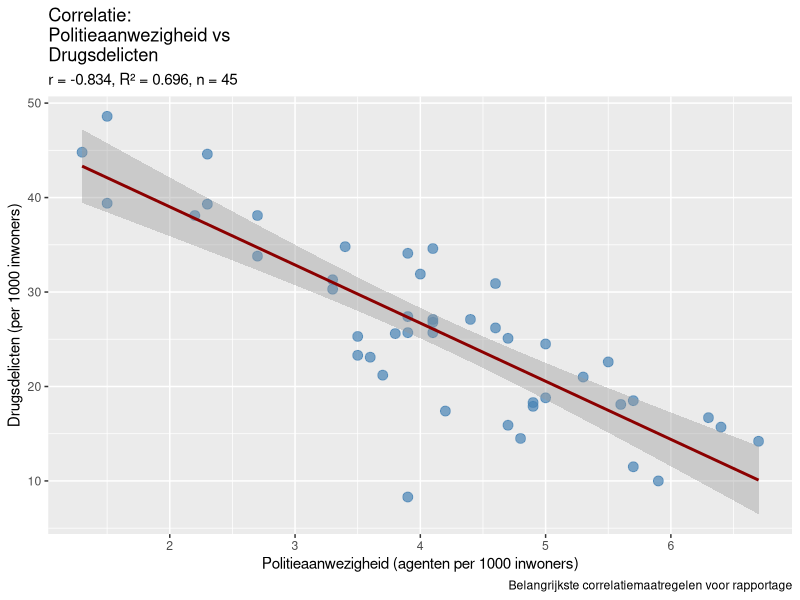
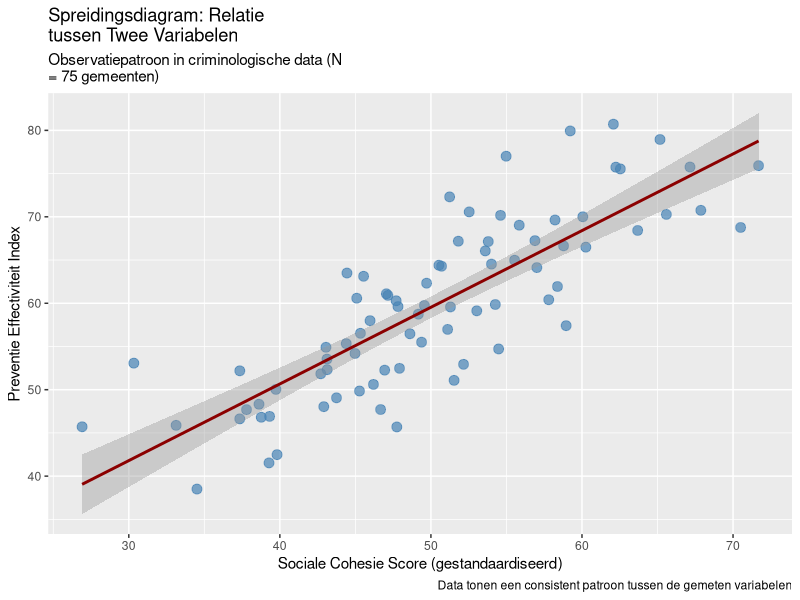
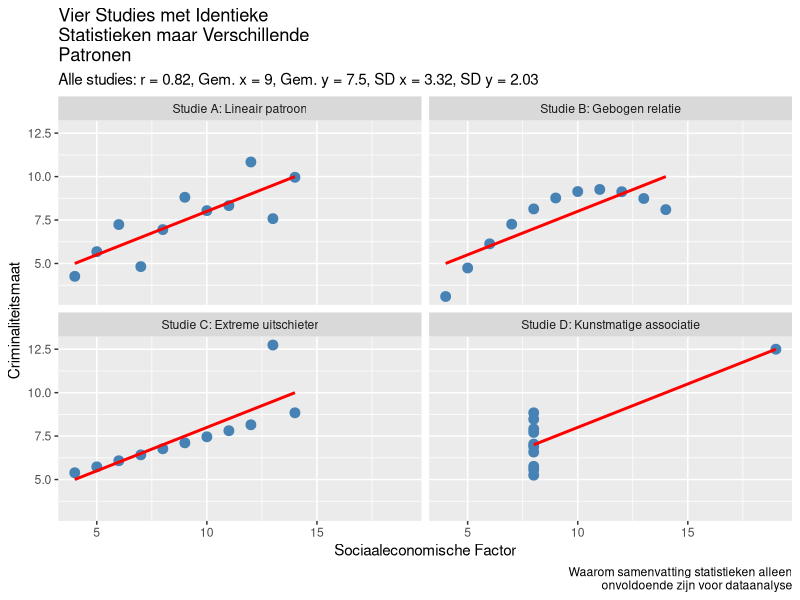
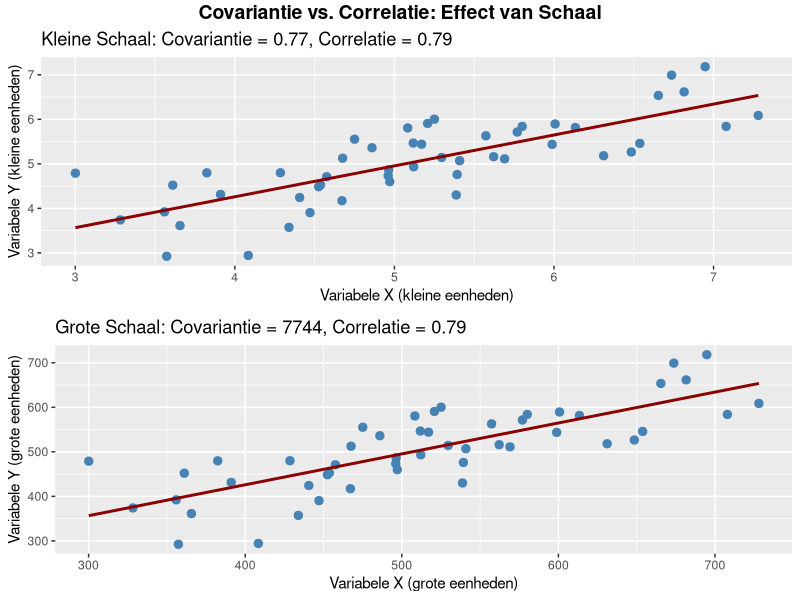
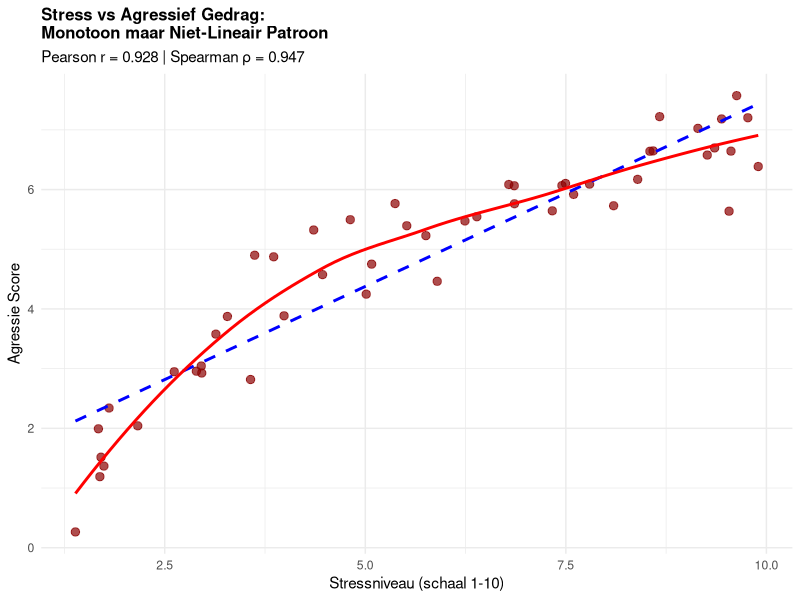
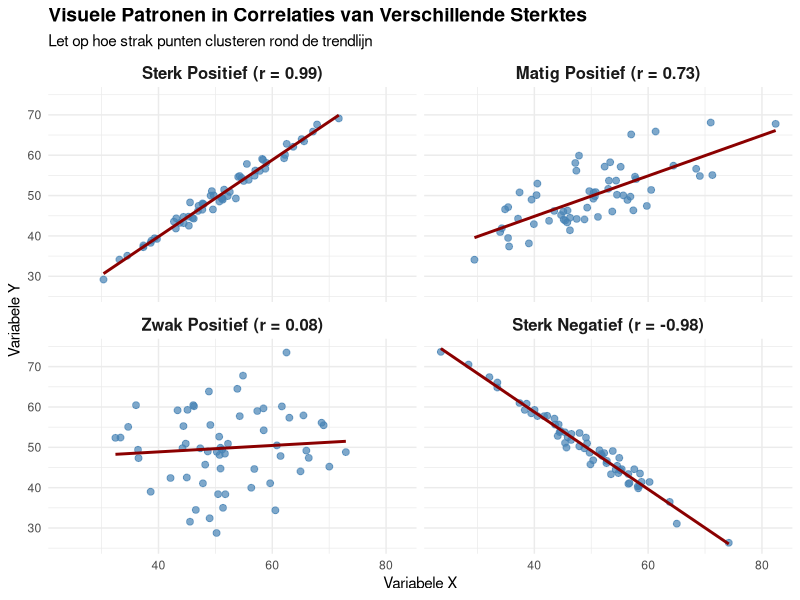
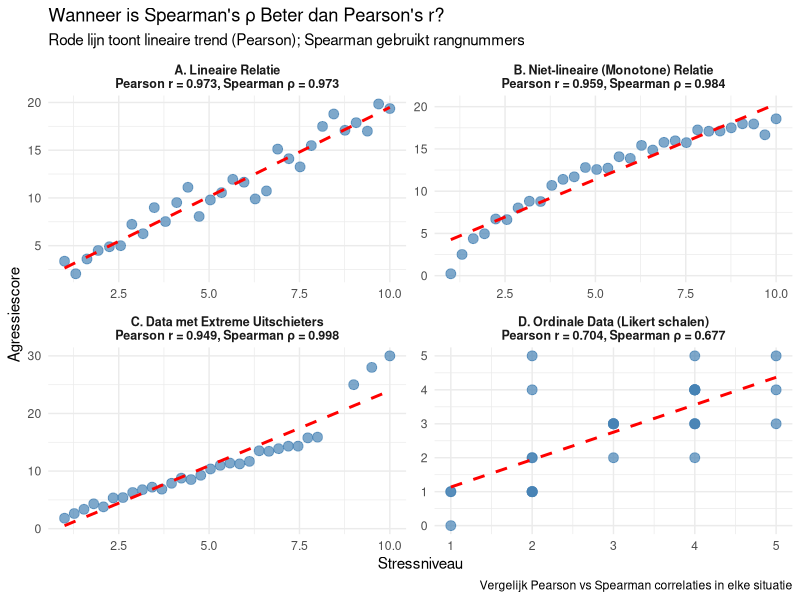
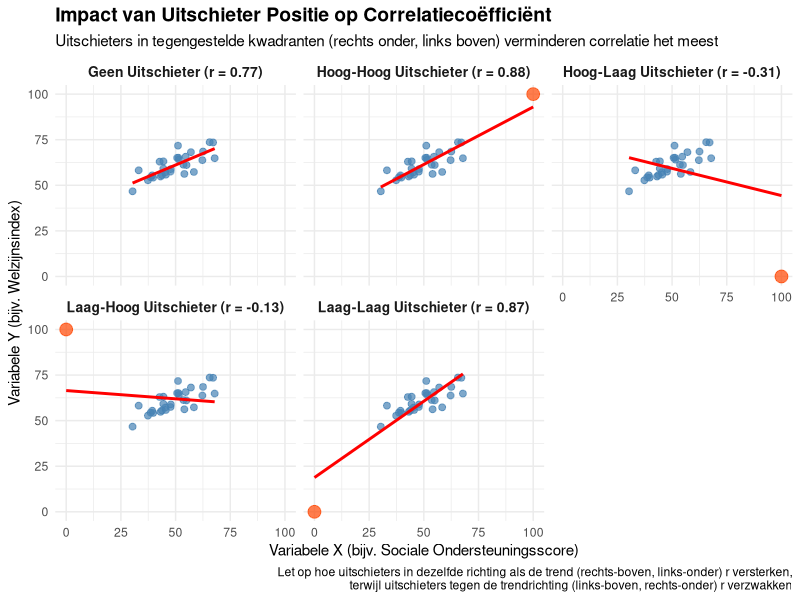

Generate these figures, in order, with R:
## ---- chunk 1
knitr::opts_chunk$set(echo = FALSE, message = FALSE, warning = FALSE, fig.show = 'asis', results = 'hide')
library(knitr)
library(kableExtra)
library(ggplot2)
library(dplyr)
library(flextable)
library(gridExtra)
options(knitr.kable.NA = '')

# Set Dutch locale for R outputs (if available)
Sys.setlocale("LC_TIME", "Dutch")
Sys.setlocale("LC_NUMERIC", "Dutch")

# Function to save plots to Dodona directories
save_dodona_image <- function(plot_obj, question_number, filename = NULL, width = 5, height = 3.5) {
  if (is.null(filename)) {
    filename <- paste0("question_3.", question_number, ".png")
  }
  
  # Define the path to the appropriate Dodona directory
  question_dirs <- c(
    "3" = "3.3 Correlatie - Belangrijkste maatregelen",
    "8" = "3.8 Correlatie - Interpreteer correlatie", 
    "9" = "3.9 Correlatie - Wat correlatie vertelt",
    "11" = "3.11 Correlatie - Visualisatie belang",
    "12" = "3.12 Correlatie - Covariantie verschillen",
    "14" = "3.14 Correlatie - Pearson vs Spearman",
    "15" = "3.15 Correlatie - Richting en kracht",
    "18" = "3.18 Correlatie - Wanneer welke correlatie",
    "19" = "3.19 Correlatie - Impact uitschieters",
    "21" = "3.21 Correlatie - Correlatie interpretatie",
    "23" = "3.23 Correlatie - Correlatie aannames"
  )
  
  if (as.character(question_number) %in% names(question_dirs)) {
    dir_name <- question_dirs[as.character(question_number)]
    image_path <- file.path("..", dir_name, "description", "media", filename)
    
    # Create directory if it doesn't exist
    dir.create(dirname(image_path), recursive = TRUE, showWarnings = FALSE)
    
    # Save the plot with custom dimensions
    ggsave(image_path, plot_obj, width = 3, height = 4, dpi = 300, bg = "white")
    cat("Saved image:", image_path, "with dimensions:", 3, "x", 4, "\n")
  }
}

# Function to translate common R statistical terms to Dutch
translate_stats <- function(english_term) {
  translations <- c(
    "Mean" = "Gemiddelde",
    "Standard Deviation" = "Standaardafwijking", 
    "Variance" = "Variantie",
    "Correlation" = "Correlatie",
    "p-value" = "p-waarde",
    "Significant" = "Significant",
    "Not significant" = "Niet significant",
    "Sample size" = "Steekproefomvang"
  )
  return(translations[english_term])
}

# Standard theme for all correlation exercise images (matches reference style)
standard_dodona_theme <- function() {
  theme_minimal() +
    theme(
      panel.background = element_rect(fill = "white", color = NA),
      plot.background = element_rect(fill = "white", color = NA),
      panel.grid.major = element_line(color = "lightgray", size = 0.5),
      panel.grid.minor = element_line(color = "lightgray", size = 0.3),
      text = element_text(size = 8, family = "Arial"),
      plot.title = element_text(size = 9, hjust = 0.5, face = "bold"),
      plot.subtitle = element_text(size = 8, hjust = 0.5),
      axis.title = element_text(size = 8),
      axis.text = element_text(size = 7),
      strip.text = element_text(size = 8, face = "bold"),
      legend.position = "bottom",
      legend.text = element_text(size = 7),
      legend.title = element_text(size = 8)
    )
}

# Function to wrap long titles to fit in smaller images
wrap_title <- function(title, width = 30) {
  # Split title into words
  words <- strsplit(title, " ")[[1]]
  lines <- character()
  current_line <- ""
  
  for (word in words) {
    if (nchar(paste(current_line, word)) <= width) {
      current_line <- ifelse(current_line == "", word, paste(current_line, word))
    } else {
      if (current_line != "") {
        lines <- c(lines, current_line)
        current_line <- word
      } else {
        lines <- c(lines, word)
        current_line <- ""
      }
    }
  }
  
  if (current_line != "") {
    lines <- c(lines, current_line)
  }
  
  return(paste(lines, collapse = "\n"))
}
## ---- chunk 2
# Maak realistische criminologische data met slechts 2 variabelen
set.seed(42)
n <- 45  # Nederlandse gemeenten

# Genereer gecorreleerde criminaliteitsdata
politie <- round(rnorm(n, mean=4.2, sd=1.1), 1)
drugs <- round(25 + rnorm(n, sd=6) - 2.5*scale(politie)[,1]*3, 1)

# Maak dataframe
crime_data <- data.frame(
  "Politieaanwezigheid" = politie,
  "Drugsdelicten" = drugs
)

# DESCRIPTIVE STATISTICS
cat("=== DESCRIPTIVE STATISTICS ===\n\n")

cat("Politieaanwezigheid (agenten per 1000 inwoners):\n")
cat(paste("  Mean (M):", round(mean(crime_data$Politieaanwezigheid), 2), "\n"))
cat(paste("  Standard Deviation (SD):", round(sd(crime_data$Politieaanwezigheid), 2), "\n"))
cat(paste("  Variance:", round(var(crime_data$Politieaanwezigheid), 2), "\n\n"))

cat("Drugsdelicten (per 1000 inwoners):\n")
cat(paste("  Mean (M):", round(mean(crime_data$Drugsdelicten), 2), "\n"))
cat(paste("  Standard Deviation (SD):", round(sd(crime_data$Drugsdelicten), 2), "\n"))
cat(paste("  Variance:", round(var(crime_data$Drugsdelicten), 2), "\n\n"))

# CORRELATION ANALYSIS
cat("=== CORRELATION ANALYSIS ===\n\n")

# Bereken correlatie
r_value <- round(cor(crime_data$Politieaanwezigheid, crime_data$Drugsdelicten), 3)
r_squared <- round(r_value^2, 3)

# Voer significantietest uit
test_result <- cor.test(crime_data$Politieaanwezigheid, crime_data$Drugsdelicten)
p_value <- round(test_result$p.value, 4)

cat(paste("Correlation coefficient (r):", r_value, "\n"))
cat(paste("Coefficient of determination (R²):", r_squared, "\n"))
cat(paste("Explained variance:", round(r_squared * 100, 1), "%\n"))
cat(paste("Sample size (n):", n, "\n"))
cat(paste("p-value:", p_value, "\n"))

if(p_value < 0.001) {
  cat("Significance: p < .001 ***\n")
} else if(p_value < 0.01) {
  cat("Significance: p < .01 **\n")
} else if(p_value < 0.05) {
  cat("Significance: p < .05 *\n")
} else {
  cat("Significance: not significant (p > .05)\n")
}

# Create visualization for Q3.3
p_q3 <- ggplot(crime_data, aes(x = Politieaanwezigheid, y = Drugsdelicten)) +
  geom_point(color = "steelblue", size = 3, alpha = 0.7) +
  geom_smooth(method = "lm", formula = y ~ x, se = TRUE, color = "darkred") +
  labs(
    title = wrap_title("Correlatie: Politieaanwezigheid vs Drugsdelicten"),
    subtitle = paste0("r = ", r_value, ", R² = ", r_squared, ", n = ", n),
    x = "Politieaanwezigheid (agenten per 1000 inwoners)",
    y = "Drugsdelicten (per 1000 inwoners)",
    caption = "Belangrijkste correlatiemaatregelen voor rapportage"
  )

# Display and save the plot
print(p_q3)

# Save to Dodona directory
save_dodona_image(p_q3, 3)
## ---- chunk 3
# Genereer voorbeeldgegevens voor positieve correlatie van 0,75
set.seed(123)
n <- 80
x <- rnorm(n, 50, 10)
y <- 0.75 * scale(x)[,1] * 10 + rnorm(n, 60, 6)

# Maak data frame
pos_cor_data <- data.frame(
  Variable_X = x,
  Variable_Y = y
)

# Bereken correlatie en R-kwadraat
r_value <- round(cor(x, y), 2)
r_squared <- round(r_value^2 * 100, 1)

# Maak visualisatie
p_q8 <- ggplot(pos_cor_data, aes(x = Variable_X, y = Variable_Y)) +
  geom_point(color = "steelblue", size = 3, alpha = 0.7) +
  geom_smooth(method = "lm", formula = y ~ x, se = TRUE, color = "darkred") +
  labs(
    title = wrap_title("Spreidingsdiagram: Relatie tussen Twee Variabelen"),
    subtitle = wrap_title("Observatiepatroon in criminologische data (N = 75 gemeenten)", 45),
    x = "Sociale Cohesie Score (gestandaardiseerd)",
    y = "Preventie Effectiviteit Index",
    caption = "Data tonen een consistent patroon tussen de gemeten variabelen"
  )

# Display the plot
print(p_q8)

# Save to Dodona directory
save_dodona_image(p_q8, 8)
## ---- chunk 4
library(tidyr)
library(dplyr)

# Recreate identical statistics with different patterns
data_x1 <- c(10, 8, 13, 9, 11, 14, 6, 4, 12, 7, 5)
data_y1 <- c(8.04, 6.95, 7.58, 8.81, 8.33, 9.96, 7.24, 4.26, 10.84, 4.82, 5.68)
data_x2 <- c(10, 8, 13, 9, 11, 14, 6, 4, 12, 7, 5)
data_y2 <- c(9.14, 8.14, 8.74, 8.77, 9.26, 8.10, 6.13, 3.10, 9.13, 7.26, 4.74)
data_x3 <- c(10, 8, 13, 9, 11, 14, 6, 4, 12, 7, 5)
data_y3 <- c(7.46, 6.77, 12.74, 7.11, 7.81, 8.84, 6.08, 5.39, 8.15, 6.42, 5.73)
data_x4 <- c(8, 8, 8, 8, 8, 8, 8, 19, 8, 8, 8)
data_y4 <- c(6.58, 5.76, 7.71, 8.84, 8.47, 7.04, 5.25, 12.50, 5.56, 7.91, 6.89)

# Calculate statistics (they're identical for all datasets)
corr <- round(cor(data_x1, data_y1), 2)
mean_x <- round(mean(data_x1), 2)
mean_y <- round(mean(data_y1), 2)
sd_x <- round(sd(data_x1), 2)
sd_y <- round(sd(data_y1), 2)

# Combine the data
data_df <- data.frame(
  x1 = data_x1, y1 = data_y1,
  x2 = data_x2, y2 = data_y2,
  x3 = data_x3, y3 = data_y3,
  x4 = data_x4, y4 = data_y4
)

# Transform to long format for easier plotting
data_long <- data_df %>%
  mutate(id = row_number()) %>%
  gather(key, value, -id) %>%
  separate(key, c("axis", "dataset"), sep = 1) %>%
  spread(axis, value) %>%
  select(dataset, id, x, y)

# Create descriptive names for the datasets
dataset_names <- c(
  "1" = "Studie A: Lineair patroon",
  "2" = "Studie B: Gebogen relatie",
  "3" = "Studie C: Extreme uitschieter",
  "4" = "Studie D: Kunstmatige associatie"
)

# Plot the data
p_q11 <- ggplot(data_long, aes(x = x, y = y)) +
  geom_point(size = 3, color = "steelblue") +
  geom_smooth(method = "lm", se = FALSE, color = "red", formula = y ~ x) +
  facet_wrap(~ dataset, ncol = 2, labeller = labeller(dataset = dataset_names)) +
  labs(
    title = wrap_title("Vier Studies met Identieke Statistieken maar Verschillende Patronen", 35),
    subtitle = paste0("Alle studies: r = ", corr, ", Gem. x = ", mean_x, 
                      ", Gem. y = ", mean_y, ", SD x = ", sd_x, ", SD y = ", sd_y),
    caption = wrap_title("Waarom samenvatting statistieken alleen onvoldoende zijn voor dataanalyse", 50),
    x = "Sociaaleconomische Factor",
    y = "Criminaliteitsmaat"
  )

# Display and save the plot
print(p_q11)

# Save to Dodona directory
save_dodona_image(p_q11, 11)
## ---- chunk 5
# Genereer twee datasets met dezelfde correlatie maar verschillende schalen
set.seed(456)
n <- 50

# Dataset 1: Kleine schaal variabelen
x1 <- rnorm(n, 5, 1)
y1 <- 0.7 * scale(x1)[,1] * 1 + rnorm(n, 5, 0.6)
cov1 <- round(cov(x1, y1), 2)
cor1 <- round(cor(x1, y1), 2)

# Dataset 2: Grote schaal variabelen
x2 <- x1 * 100  # Zelfde patroon maar 100x schaal
y2 <- y1 * 100  # Zelfde patroon maar 100x schaal
cov2 <- round(cov(x2, y2), 0)
cor2 <- round(cor(x2, y2), 2)

# Maak gecombineerd data frame
kleine_schaal <- data.frame(x = x1, y = y1, dataset = "Kleine Schaal Variabelen")
grote_schaal <- data.frame(x = x2, y = y2, dataset = "Grote Schaal Variabelen (x100)")
alle_data <- rbind(kleine_schaal, grote_schaal)

# Maak vergelijkingstabel
vergelijking <- data.frame(
  Maatstaf = c("Covariantie", "Correlatie"),
  `Kleine_Schaal` = c(paste0(cov1), paste0(cor1)),
  `Grote_Schaal` = c(paste0(cov2), paste0(cor2)),
  Eenheid_Afhankelijkheid = c("Hangt af van eenheden (verandert met schaal)", "Eenheidsvrij (blijft constant)")
)

# Maak visualisatie met twee plots
p1 <- ggplot(kleine_schaal, aes(x = x, y = y)) +
  geom_point(color = "steelblue", size = 2.5) +
  geom_smooth(method = "lm", se = FALSE, color = "darkred", formula = y ~ x) +
  labs(
    title = paste0("Kleine Schaal: Covariantie = ", cov1, ", Correlatie = ", cor1),
    x = "Variabele X (kleine eenheden)",
    y = "Variabele Y (kleine eenheden)"
  )

p2 <- ggplot(grote_schaal, aes(x = x, y = y)) +
  geom_point(color = "steelblue", size = 2.5) +
  geom_smooth(method = "lm", se = FALSE, color = "darkred", formula = y ~ x) +
  labs(
    title = paste0("Grote Schaal: Covariantie = ", cov2, ", Correlatie = ", cor2),
    x = "Variabele X (grote eenheden)",
    y = "Variabele Y (grote eenheden)"
  )

# Combineer plots met gridExtra
library(gridExtra)
p_q12 <- grid.arrange(p1, p2, nrow = 2,
             top = grid::textGrob("Covariantie vs. Correlatie: Effect van Schaal", 
                                  gp = grid::gpar(fontsize = 14, fontface = "bold")))

# Save to Dodona directory
save_dodona_image(p_q12, 12)
## ---- chunk 6
# Maak voorbeelddata voor monotoon maar niet-lineair patroon
set.seed(456)
n <- 50

# Genereer monotoon toenemend maar gebogen patroon (logaritmisch)
stress <- runif(n, 1, 10)
agressie <- 3 * log(stress) + rnorm(n, 0, 0.5)

# Bereken beide correlaties
pearson_r <- round(cor(stress, agressie, method = "pearson"), 3)
spearman_rho <- round(cor(stress, agressie, method = "spearman"), 3)

# Maak vergelijkingsplot
library(ggplot2)
data_plot <- data.frame(stress = stress, agressie = agressie)

ggplot(data_plot, aes(x = stress, y = agressie)) +
  geom_point(color = "darkred", size = 2.5, alpha = 0.7) +
  geom_smooth(method = "lm", se = FALSE, color = "blue", linetype = "dashed", 
              aes(color = "Lineaire lijn (Pearson)")) +
  geom_smooth(method = "loess", se = FALSE, color = "red", linewidth = 1,
              aes(color = "Werkelijke curve")) +
  scale_color_manual(values = c("Lineaire lijn (Pearson)" = "blue", 
                               "Werkelijke curve" = "red")) +
  labs(
    title = wrap_title("Stress vs Agressief Gedrag: Monotoon maar Niet-Lineair Patroon", 35),
    subtitle = paste0("Pearson r = ", pearson_r, " | Spearman ρ = ", spearman_rho),
    x = "Stressniveau (schaal 1-10)",
    y = "Agressie Score",
    color = "Trendlijn Type"
  ) +
  theme_minimal() +
  theme(legend.position = "bottom",
        plot.title = element_text(size = 12, face = "bold"))
## ---- chunk 7
# Maak vier datasets met verschillende correlatiepatronen
set.seed(123)
n <- 60

# Maak data met verschillende correlatiesterktes
maak_data <- function(sterkte, richting="positief") {
  x <- rnorm(n, 50, 10)
  
  if(richting == "positief") {
    factor <- sterkte
  } else {
    factor <- -sterkte
  }
  
  ruis <- (1-abs(sterkte)) * 10
  y <- factor * scale(x)[,1] * 10 + rnorm(n, 50, ruis)
  
  if(sterkte == 0) {
    y <- rnorm(n, 50, 10)  # Geen relatie
  }
  
  return(data.frame(x=x, y=y))
}

# Genereer vier datasets
sterk_pos <- maak_data(0.85, "positief")
matig_pos <- maak_data(0.45, "positief")
zwak_pos <- maak_data(0.15, "positief")
sterk_neg <- maak_data(0.85, "negatief")

# Bereken werkelijke correlaties
cor_sterk_pos <- round(cor(sterk_pos$x, sterk_pos$y), 2)
cor_matig_pos <- round(cor(matig_pos$x, matig_pos$y), 2)
cor_zwak_pos <- round(cor(zwak_pos$x, zwak_pos$y), 2)
cor_sterk_neg <- round(cor(sterk_neg$x, sterk_neg$y), 2)

# Combineer datasets met labels
sterk_pos$sterkte <- paste0("Sterk Positief (r = ", cor_sterk_pos, ")")
matig_pos$sterkte <- paste0("Matig Positief (r = ", cor_matig_pos, ")")
zwak_pos$sterkte <- paste0("Zwak Positief (r = ", cor_zwak_pos, ")")
sterk_neg$sterkte <- paste0("Sterk Negatief (r = ", cor_sterk_neg, ")")

# Combineer alle datasets
alle_data <- rbind(
  transform(sterk_pos, sterkte_orde = 1),
  transform(matig_pos, sterkte_orde = 2),
  transform(zwak_pos, sterkte_orde = 3),
  transform(sterk_neg, sterkte_orde = 4)
)

# Converteer naar factor met specifieke volgorde
alle_data$sterkte <- factor(alle_data$sterkte, 
                           levels = c(paste0("Sterk Positief (r = ", cor_sterk_pos, ")"),
                                      paste0("Matig Positief (r = ", cor_matig_pos, ")"),
                                      paste0("Zwak Positief (r = ", cor_zwak_pos, ")"),
                                      paste0("Sterk Negatief (r = ", cor_sterk_neg, ")")))

# Maak visualisatie
ggplot(alle_data, aes(x = x, y = y)) +
  geom_point(color = "steelblue", size = 2, alpha = 0.7) +
  geom_smooth(method = "lm", se = FALSE, color = "darkred", formula = y ~ x) +
  facet_wrap(~ sterkte, ncol = 2) +
  labs(
    title = "Visuele Patronen in Correlaties van Verschillende Sterktes",
    subtitle = "Let op hoe strak punten clusteren rond de trendlijn",
    x = "Variabele X",
    y = "Variabele Y"
  ) +
  theme_minimal() +
  theme(
    strip.text = element_text(size = 12, face = "bold"),
    plot.title = element_text(size = 14, face = "bold")
  )
## ---- chunk 8
# Genereer verschillende datasets
set.seed(42)
n <- 30

# Dataset 1: Lineaire relatie (Pearson geschikt)
stress_niveau_1 <- seq(1, 10, length.out = n)
agressie_score_1 <- 2 * stress_niveau_1 + rnorm(n, 0, 1)

# Dataset 2: Niet-lineaire maar monotone relatie (Spearman beter)
stress_niveau_2 <- seq(1, 10, length.out = n)
agressie_score_2 <- log(stress_niveau_2) * 8 + rnorm(n, 0, 0.5)

# Dataset 3: Data met uitschieters (Spearman robuuster)
stress_niveau_3 <- c(seq(1, 8, length.out = n-3), 9, 9.5, 10)
agressie_score_3 <- c(stress_niveau_3[1:(n-3)] * 2 + rnorm(n-3, 0, 0.5), 25, 28, 30)  # Extreme uitschieters

# Dataset 4: Ordinale data (Spearman geschikt)
stress_niveau_4 <- round(runif(n, 1, 5))  # Likert schaal 1-5
agressie_score_4 <- round(stress_niveau_4 + rnorm(n, 0, 1))  # Ook ordinaal

# Bereken correlaties voor elke dataset
pearson_1 <- round(cor(stress_niveau_1, agressie_score_1, method = "pearson"), 3)
spearman_1 <- round(cor(stress_niveau_1, agressie_score_1, method = "spearman"), 3)

pearson_2 <- round(cor(stress_niveau_2, agressie_score_2, method = "pearson"), 3)
spearman_2 <- round(cor(stress_niveau_2, agressie_score_2, method = "spearman"), 3)

pearson_3 <- round(cor(stress_niveau_3, agressie_score_3, method = "pearson"), 3)
spearman_3 <- round(cor(stress_niveau_3, agressie_score_3, method = "spearman"), 3)

pearson_4 <- round(cor(stress_niveau_4, agressie_score_4, method = "pearson"), 3)
spearman_4 <- round(cor(stress_niveau_4, agressie_score_4, method = "spearman"), 3)

# Maak data frames
data1 <- data.frame(x = stress_niveau_1, y = agressie_score_1, 
                    type = paste0("A. Lineaire Relatie\nPearson r = ", pearson_1, ", Spearman ρ = ", spearman_1))
data2 <- data.frame(x = stress_niveau_2, y = agressie_score_2, 
                    type = paste0("B. Niet-lineaire (Monotone) Relatie\nPearson r = ", pearson_2, ", Spearman ρ = ", spearman_2))
data3 <- data.frame(x = stress_niveau_3, y = agressie_score_3, 
                    type = paste0("C. Data met Extreme Uitschieters\nPearson r = ", pearson_3, ", Spearman ρ = ", spearman_3))
data4 <- data.frame(x = stress_niveau_4, y = agressie_score_4, 
                    type = paste0("D. Ordinale Data (Likert schalen)\nPearson r = ", pearson_4, ", Spearman ρ = ", spearman_4))

# Combineer alle data
all_data <- rbind(data1, data2, data3, data4)

# Maak plots
p1 <- ggplot(all_data, aes(x = x, y = y)) +
  geom_point(size = 3, color = "steelblue", alpha = 0.7) +
  geom_smooth(method = "lm", se = FALSE, color = "red", linetype = "dashed", formula = y ~ x) +
  facet_wrap(~ type, scales = "free", ncol = 2) +
  labs(
    title = "Wanneer is Spearman's ρ Beter dan Pearson's r?",
    subtitle = "Rode lijn toont lineaire trend (Pearson); Spearman gebruikt rangnummers",
    x = "Stressniveau",
    y = "Agressiescore",
    caption = "Vergelijk Pearson vs Spearman correlaties in elke situatie"
  ) +
  theme_minimal() +
  theme(strip.text = element_text(size = 9, face = "bold"))

print(p1)
## ---- chunk 9
# Maak basisdata met positieve correlatie
set.seed(123)
n <- 30
x_basis <- rnorm(n, 50, 10)
y_basis <- 0.7 * scale(x_basis)[,1] * 8 + rnorm(n, 60, 5)

# Maak datasets met verschillende uitschieters
x_uitschieter1 <- c(x_basis, 100)  # hoog-hoog (rechts boven)
y_uitschieter1 <- c(y_basis, 100)

x_uitschieter2 <- c(x_basis, 0)    # laag-laag (links onder)
y_uitschieter2 <- c(y_basis, 0)

x_uitschieter3 <- c(x_basis, 100)  # hoog-laag (rechts onder)
y_uitschieter3 <- c(y_basis, 0)

x_uitschieter4 <- c(x_basis, 0)    # laag-hoog (links boven)
y_uitschieter4 <- c(y_basis, 100)

# Bereken correlaties
cor1 <- round(cor(x_uitschieter1, y_uitschieter1), 2)
cor2 <- round(cor(x_uitschieter2, y_uitschieter2), 2)
cor3 <- round(cor(x_uitschieter3, y_uitschieter3), 2)
cor4 <- round(cor(x_uitschieter4, y_uitschieter4), 2)
cor_basis <- round(cor(x_basis, y_basis), 2)

# Combineer in één dataframe voor plotten
uitschieter_data <- data.frame(
  dataset = rep(c("Geen Uitschieter", "Hoog-Hoog Uitschieter", 
                 "Laag-Laag Uitschieter", "Hoog-Laag Uitschieter", 
                 "Laag-Hoog Uitschieter"), each=n+1),
  x = c(x_basis, NA, x_uitschieter1, x_uitschieter2, x_uitschieter3, x_uitschieter4),
  y = c(y_basis, NA, y_uitschieter1, y_uitschieter2, y_uitschieter3, y_uitschieter4),
  uitschieter = c(rep(FALSE, n), TRUE, rep(c(rep(FALSE, n), TRUE), 4))
)

# Verwijder de NA rij
uitschieter_data <- uitschieter_data[!is.na(uitschieter_data$x),]

# Voeg correlatie informatie toe
dataset_labels <- c(
  "Geen Uitschieter" = paste0("Geen Uitschieter (r = ", cor_basis, ")"),
  "Hoog-Hoog Uitschieter" = paste0("Hoog-Hoog Uitschieter (r = ", cor1, ")"),
  "Laag-Laag Uitschieter" = paste0("Laag-Laag Uitschieter (r = ", cor2, ")"),
  "Hoog-Laag Uitschieter" = paste0("Hoog-Laag Uitschieter (r = ", cor3, ")"),
  "Laag-Hoog Uitschieter" = paste0("Laag-Hoog Uitschieter (r = ", cor4, ")")
)

# Maak de visualisatie
ggplot(uitschieter_data, aes(x = x, y = y, color = uitschieter)) +
  geom_point(size = ifelse(uitschieter_data$uitschieter, 4, 2), alpha = 0.7) +
  geom_smooth(method = "lm", se = FALSE, color = "red", 
              aes(group = dataset), formula = y ~ x) +
  scale_color_manual(values = c("steelblue", "orangered")) +
  facet_wrap(~ dataset, ncol = 3, labeller = labeller(dataset = dataset_labels)) +
  labs(
    title = "Impact van Uitschieter Positie op Correlatiecoëfficiënt",
    subtitle = "Uitschieters in tegengestelde kwadranten (rechts onder, links boven) verminderen correlatie het meest",
    caption = "Let op hoe uitschieters in dezelfde richting als de trend (rechts-boven, links-onder) r versterken,\nterwijl uitschieters tegen de trendrichting (links-boven, rechts-onder) r verzwakken",
    x = "Variabele X (bijv. Sociale Ondersteuningsscore)",
    y = "Variabele Y (bijv. Welzijnsindex)"
  ) +
  theme_minimal() +
  theme(
    legend.position = "none",
    plot.title = element_text(size = 14, face = "bold"),
    plot.subtitle = element_text(size = 11),
    strip.text = element_text(size = 10, face = "bold")
  )
## ---- chunk 10
# Genereer voorbeelddata die r = 0,40 produceert
set.seed(123)
n <- 100

# Genereer data met gewenste correlatie van 0.40
library(MASS)
mu <- c(0, 0)
sigma <- matrix(c(1, 0.40, 0.40, 1), 2)
data_matrix <- mvrnorm(n, mu, sigma)

# Transformeer naar meaningful scales
ses_score <- data_matrix[,1] * 2 + 5  # SES score roughly 1-9
crime_rate <- data_matrix[,2] * 3 + 15  # Crime rate, positive correlation

# Bereken finale correlatie
final_r <- round(cor(ses_score, crime_rate), 2)

# Bereken verklaarde variantie
r_squared <- round(final_r^2, 3)
explained_var_percent <- round(r_squared * 100, 1)

# Maak data frame
plot_data <- data.frame(
  SES = ses_score,
  Crime = crime_rate
)

# Maak spreidingsdiagram
p1 <- ggplot(plot_data, aes(x = SES, y = Crime)) +
  geom_point(size = 3, color = "steelblue", alpha = 0.7) +
  geom_smooth(method = "lm", se = TRUE, color = "red", formula = y ~ x) +
  labs(
    title = paste0("Correlatie tussen SES en Criminaliteit (r = ", final_r, ")"),
    subtitle = paste0("R² = ", r_squared, " (", explained_var_percent, "% van variantie verklaard)"),
    x = "Sociaaleconomische Status Score",
    y = "Criminaliteitscijfer"
  ) +
  theme_minimal() +
  theme(plot.title = element_text(size = 14, face = "bold"))

print(p1)
## ---- chunk 11
# Genereer data om verschillende veronderstellingen te demonstreren
set.seed(123)
n <- 50

# Dataset 1: Voldoet aan alle aannames (ideaal)
x1 <- rnorm(n, 50, 10)
y1 <- 20 + 0.6*x1 + rnorm(n, 0, 5)
data1 <- data.frame(x = x1, y = y1, type = "A. Ideaal: Lineair, Normaal, Geen Uitschieters")

# Dataset 2: Niet-lineaire relatie (schending lineariteit)
x2 <- seq(10, 90, length.out = n)
y2 <- 0.01*x2^2 + rnorm(n, 0, 8)
data2 <- data.frame(x = x2, y = y2, type = "B. Schending: Niet-lineaire Relatie")

# Dataset 3: Extreme uitschieters (schending normaliteit/robuustheid)
x3 <- rnorm(n-2, 50, 10)
y3 <- 20 + 0.6*x3 + rnorm(n-2, 0, 5)
x3 <- c(x3, 80, 20)  # Voeg uitschieters toe
y3 <- c(y3, 20, 80)  # Extreme afwijkende punten
data3 <- data.frame(x = x3, y = y3, type = "C. Schending: Extreme Uitschieters Aanwezig")

# Dataset 4: Heteroscedasticiteit (ongelijke variantie)
x4 <- seq(10, 90, length.out = n)
y4 <- 20 + 0.6*x4 + rnorm(n, 0, x4/10)  # Variantie neemt toe met x
data4 <- data.frame(x = x4, y = y4, type = "D. Schending: Ongelijke Variantie (Heteroscedasticiteit)")

# Combineer alle datasets
all_data <- rbind(data1, data2, data3, data4)

# Bereken correlaties voor elke dataset
cor1 <- round(cor(x1, y1), 3)
cor2 <- round(cor(x2, y2), 3)
cor3 <- round(cor(x3, y3), 3)
cor4 <- round(cor(x4, y4), 3)

# Update labels met correlaties
all_data$type <- factor(all_data$type, levels = unique(all_data$type))
levels(all_data$type) <- c(
  paste0("A. Ideaal: r = ", cor1),
  paste0("B. Niet-lineair: r = ", cor2, " (misleidend)"),
  paste0("C. Uitschieters: r = ", cor3, " (beïnvloed)"),
  paste0("D. Ongelijke var.: r = ", cor4, " (onbetrouwbaar)")
)

# Maak plots
p1 <- ggplot(all_data, aes(x = x, y = y)) +
  geom_point(size = 2.5, color = "steelblue", alpha = 0.7) +
  geom_smooth(method = "lm", se = FALSE, color = "red", formula = y ~ x) +
  facet_wrap(~ type, scales = "free", ncol = 2) +
  labs(
    title = "Veronderstellingen van Pearson's Correlatie",
    subtitle = "Hoe schendingen van aannames de resultaten beïnvloeden",
    x = "X Variabele",
    y = "Y Variabele",
    caption = "Rode lijn toont lineaire trend die Pearson gebruikt"
  ) +
  theme_minimal() +
  theme(strip.text = element_text(size = 10, face = "bold"))

print(p1)
